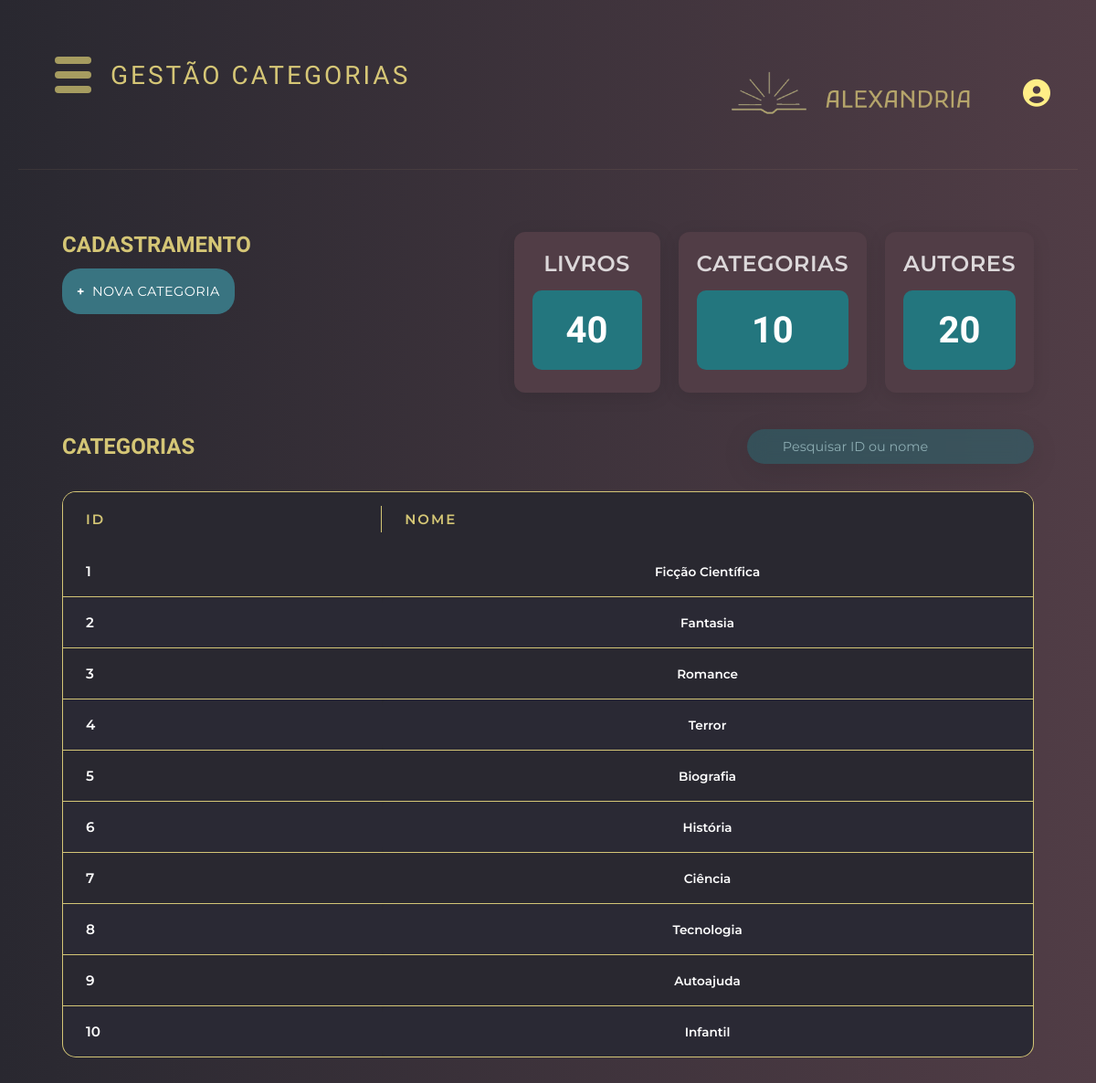
The app's page /template/gestao/categoria-gestao.php (signed in) with its own data.
### tables this page shows
CREATE TABLE CATEGORIA ( 
 pk_cat INT PRIMARY KEY auto_increment, 
 cat_nome VARCHAR(100) not null,
 cat_dataCriacao TIMESTAMP DEFAULT CURRENT_TIMESTAMP
);

### geral.php (called while the page is built, shortened)
<?php
function conectaBd() {
    $conexao = conectarBanco();
    return $conexao;
}
function listar($tabela) {
    $conexao = conectaBd();
    $stmt = $conexao->prepare("SELECT * FROM $tabela");
    $stmt->execute();
    $variavel = $stmt->fetchAll();
    return $variavel;
}
?>

### template/gestao/tabelas.php (the view, shortened to what this page needs)
<?php
require_once "../../geral.php";
$tabela = $_GET['tabela'] ?? $_SESSION['tabela'] ?? null;
$termoBusca = $_GET['termo'] ?? '';
$mensagem = !empty($termoBusca)
    ? "Não foi possível encontrar $tabela para a pesquisa \"" . htmlspecialchars($termoBusca) . "\""
    : "Não foi possível encontrar $tabela";
switch($tabela) {
    case 'categoria':
        $dados = !empty($termoBusca)
            ? retornoPesquisa($termoBusca, $tabela, 'pk_cat', 'cat_nome', '')
            : listar('categoria');
        break;
}
?>
<?php if($tabela === 'membro'): ?>
<table>
    <thead>
        <tr>
            <th>ID</th>
            <th>Nome</th>
            <th>CPF</th>
            <th>Telefone</th>
            <th>E-mail</th>
            <th>Status</th>
            <th>Ação</th>
        </tr>
    </thead>
    <tbody id="tabela-body">
        <?php
        if (!empty($dados)):
            foreach ($dados as $dado):
        ?>
            <tr>
                <td><?= htmlspecialchars($dado["pk_mem"]) ?></td>
                <td><?= htmlspecialchars($dado["mem_nome"]) ?></td>
                <td><?= htmlspecialchars($dado["mem_cpf"]) ?></td>
                <td><?= htmlspecialchars($dado["mem_telefone"]) ?></td>
                <td><?= htmlspecialchars($dado["mem_email"]) ?></td>
                <td><?= htmlspecialchars($dado["mem_status"]) ?></td>
                <td>
                    <button style="background: none; border: none; padding: 0; cursor: pointer;"
                            onclick="confirmarExclusao('membro-gestao.php', 'excluir_membro', <?= $dado['pk_mem'] ?>, 'Tem certeza que deseja excluir este membro?')">
                        <i class='fas fa-trash-alt' style="font-size: 20px; color: #a69c60; margin-right: 7px;"></i>
                    </button>
                    <button onclick="location.href='?id=<?= $dado['pk_mem'] ?>#editarMembro'"
                            style="background: none; border: none; padding: 0; cursor: pointer;">
                        <i class="fas fa-pencil-alt" style="font-size: 20px; color: #a69c60; margin-right: 7px;"></i>
                    </button>
                    <a href="../../historicoPdf.php?id_mem=<?= $dado['pk_mem'] ?>" target="_blank"
                       style="text-decoration: none; cursor: pointer;">
                        <i class="fas fa-file-pdf" title="Gerar Relatório em PDF" style="font-size: 20px; color: #a69c60;"></i>
                    </a>
                </td>
            </tr>
        <?php
            endforeach;
        else:
            echo "<tr><td colspan='8' class='text-center'><i class='fas fa-search'></i> $mensagem</td></tr>";
        endif;
        ?>
    </tbody>
</table>
<?php elseif($tabela === 'categoria'): ?>
<table>
    <thead>
        <tr>
            <th>ID</th>
            <th>Nome</th>
        </tr>
    </thead>
    <tbody id="tabela-body">
        <?php
            if(!empty($dados)):
                foreach ($dados as $dado):
        ?>
                    <tr>
                        <td><?= htmlspecialchars($dado["pk_cat"]) ?></td>
                        <td><?= htmlspecialchars($dado["cat_nome"]) ?></td>
                    </tr>
        <?php
                endforeach;
            else: echo "<tr><td colspan='8' class='text-center'><i class='fas fa-search'></i>$mensagem</td></tr>";
            endif;
        ?>
    </tbody>
</table>
<?php endif; ?>

### static/css/header.css (style rules this page uses)
:root { --cor-primaria: rgb(41, 40, 48); --cor-secundaria: rgb(81, 61, 70); --cor-titulo-1: #FFEE87CC; --cor-titulo-2: #C4E9EC99; --cor-titulo-2-contraste: #23767E; --cor-titulo-2-contraste-60: #23767E99; --cor-texto: #FFF; }
* { margin: 0; padding: 0; box-sizing: border-box; }
body { background: linear-gradient(to right, var(--cor-primaria), var(--cor-secundaria)); min-height: 100vh; font-family: 'Montserrat', sans-serif; color: var(--cor-titulo-1); overflow-x: hidden; }
body { background-color: #121212; font-family: Arial, sans-serif; color: white; }
body { background-color: #1a1a1a; font-family: Arial, sans-serif; }

### static/css/geral.css (style rules this page uses)
:root { --cor-primaria: rgb(41, 40, 48); --cor-secundaria: rgb(81, 61, 70); --cor-titulo-1: #FFEE87CC; --cor-titulo-2: #C4E9EC99; --cor-titulo-2-contraste: #23767E; --cor-titulo-2-contraste-60: #23767E99; --cor-titulo-2-contraste-40: #23767e6b; --cor-texto: #FFF; }
* { margin: 0; padding: 0; box-sizing: border-box; text-decoration: none; }
table { width: 100%; border-collapse: collapse; font-family: 'Montserrat', sans-serif; }
th { position:sticky; background: var(--cor-primaria); color: var(--cor-titulo-1); padding: 20px 25px; text-align: left; font-weight: 600; text-transform: uppercase; letter-spacing: 2px; font-size: 15px; position: relative; }
th:not(:last-child)::after { content: ''; position: absolute; right: 0; top: 25%; height: 50%; width: 1px; background: var(--cor-titulo-1); }
td { padding: 18px 25px; border-bottom: 1px solid var(--cor-titulo-1); font-size: 0.95rem; color:white; vertical-align: middle; transition: all 0.3s ease; }
tr:last-child td { border-bottom: none; }
td:first-child { font-weight: 600; color: white; }
td:nth-child(2) { font-family: 'Montserrat', sans-serif; font-weight: 600; border-radius: 6px; font-size: 0.85rem; color: white; padding: 12px 15px; }
td:last-child { text-align: center; }
tbody tr:nth-child(even) { background-color: rgba(102, 126, 234, 0.02); }

### static/css/dashboard.css (style rules this page uses)
:root { --cor-primaria: rgb(41, 40, 48); --cor-secundaria: rgb(81, 61, 70); --cor-titulo-1: #FFEE87CC; --cor-titulo-2: #C4E9EC99; --cor-titulo-2-contraste: #23767E; --cor-titulo-2-contraste-60: #23767E99; --cor-texto: #FFF; }
* { margin: 0; padding: 0; box-sizing: border-box; }
body { font-family: 'Segoe UI', Tahoma, Geneva, Verdana, sans-serif; background: linear-gradient(to right, rgb(41, 40, 48), rgb(81, 61, 70)); min-height: 100vh; padding: 20px; }

### records on screen
categoria: pk_cat "1", cat_nome "Ficção Científica"
categoria: pk_cat "2", cat_nome "Fantasia"
categoria: pk_cat "3", cat_nome "Romance"
categoria: pk_cat "4", cat_nome "Terror"
categoria: pk_cat "5", cat_nome "Biografia"
categoria: pk_cat "6", cat_nome "História"
categoria: pk_cat "7", cat_nome "Ciência"
categoria: pk_cat "8", cat_nome "Tecnologia"
categoria: pk_cat "9", cat_nome "Autoajuda"
categoria: pk_cat "10", cat_nome "Infantil"

### other values on screen
$tituloH1 "GESTÃO CATEGORIAS"
$qtdLivros['total'] "40"
$qtdCategorias['total'] "10"
$qtdAutores['total'] "20"
